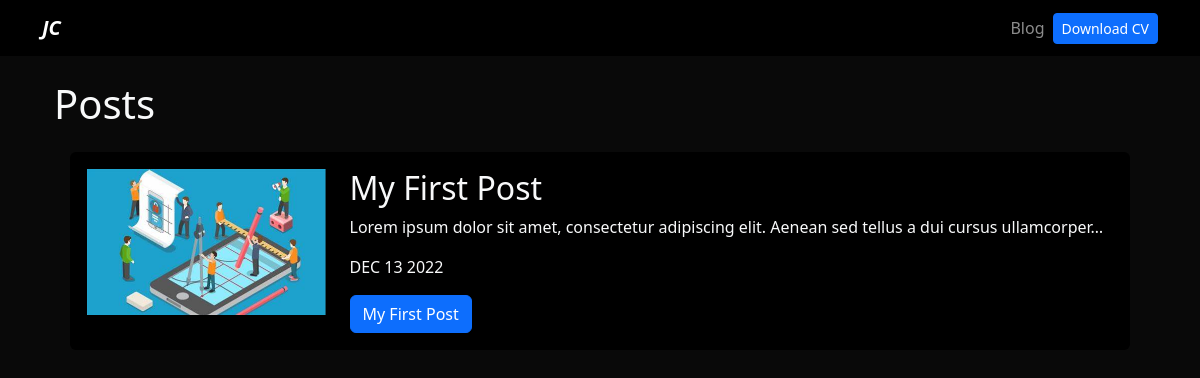
The page /blog/ on the database as committed earlier.
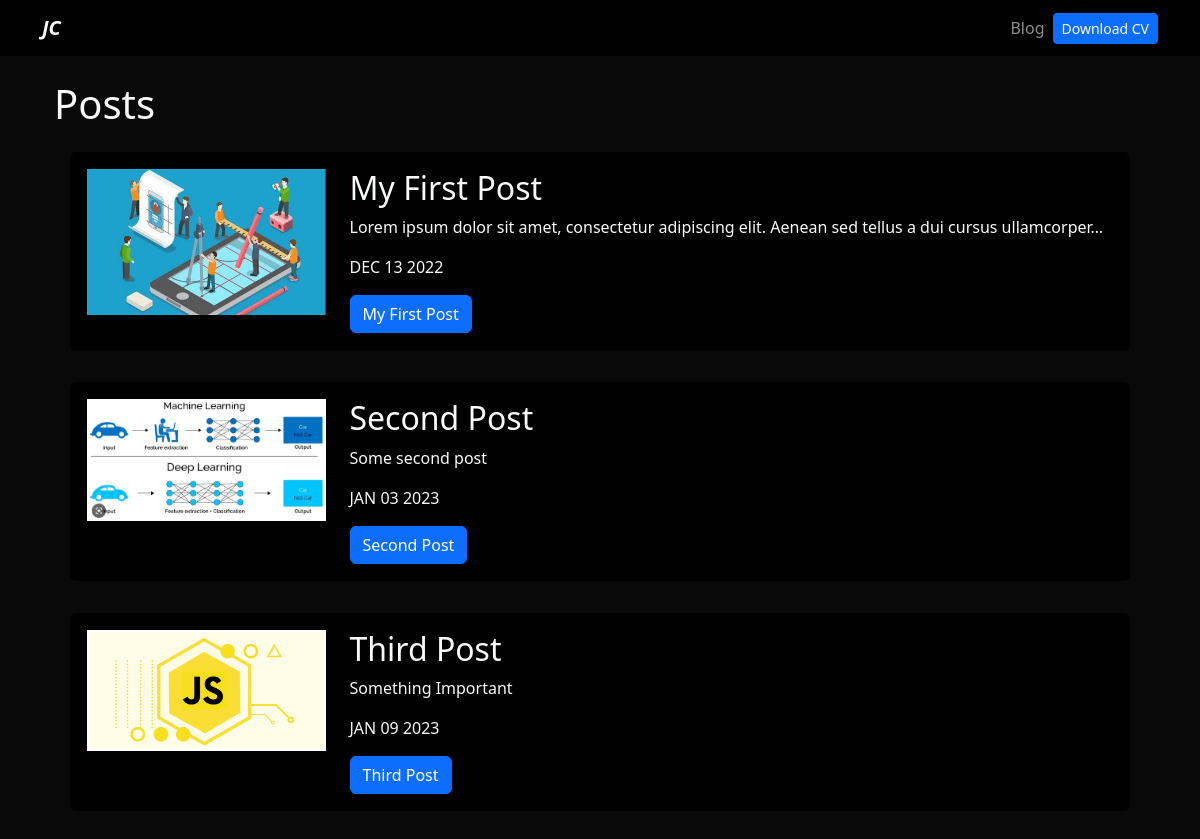
The same page on the database as committed later.
### blog/models.py (models this page shows)
class Post(models.Model):
    title = models.CharField(max_length=100)
    description = models.TextField()
    image = models.ImageField(upload_to='blog/images')
    date = models.DateField(datetime.date.today)

### blog/views.py (the view)
# urls.py: path('', render_posts, name='posts'),
def render_posts(request):
    posts = Post.objects.all()
    return render(request, 'posts.html', {'posts': posts})

### blog/templates/posts.html
{% extends 'layout.html' %}
{% block content %}
<h1>Posts</h1>
{% for post in posts %}
<div class="p-3">
    <div class="card card-body bg-black">
        <div class="row">
            <div class="col-3">
                <img src="{{post.image.url}}" alt="{{post.title}}" class="img-fluid">
            </div>
            <div class="col-9">
                <h2>{{post.title}}</h2>
                <p>{{post.description|striptags|truncatechars:100}}</p>
                <p>{{post.date|date:'M d Y'|upper}}</p>
                <a href="{% url 'blog:post_detail' post.id %}" class="btn btn-primary">{{post.title}}</a>
            </div>
        </div>
    </div>
</div>
{% endfor %}
{% endblock %}

Rows that differ between the two databases and show on the page:
added Post: image (picture), title "Second Post", description "Some second post", date "JAN 03 2023"
added Post: image (picture), title "Third Post", description "Something Important", date "JAN 09 2023"
